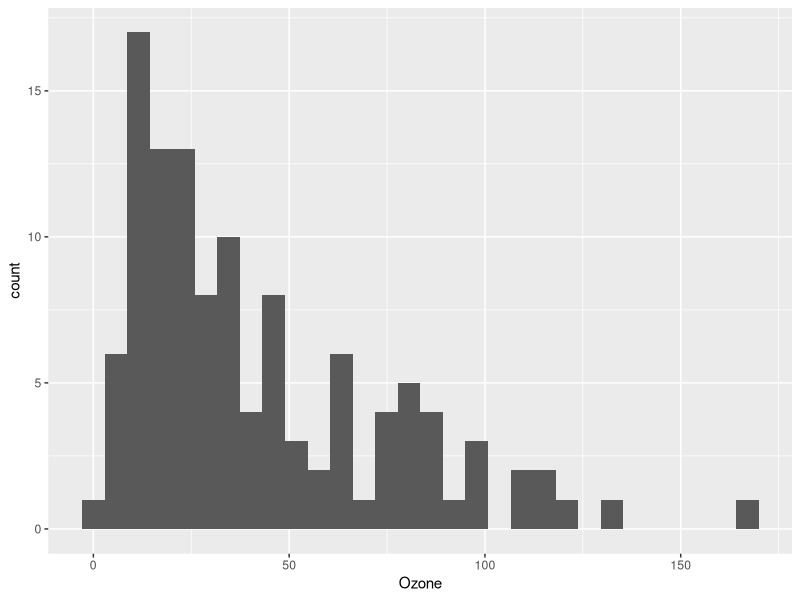
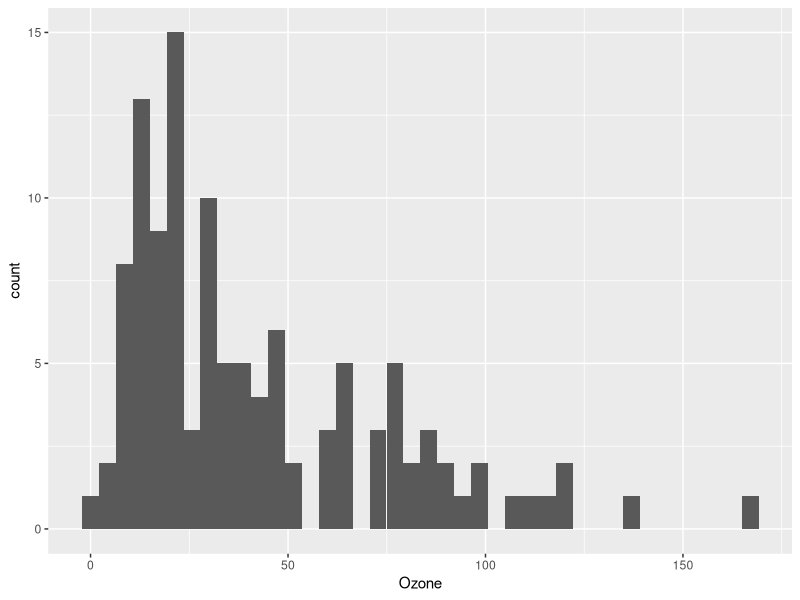
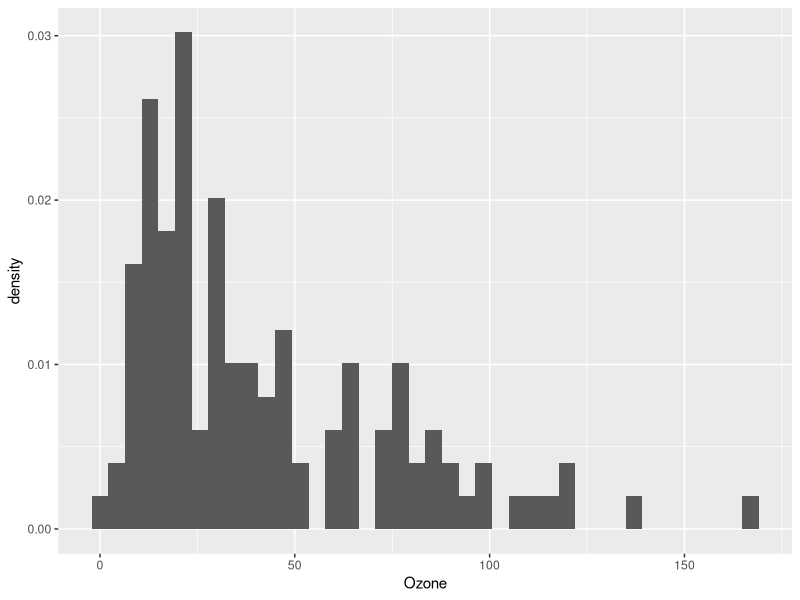
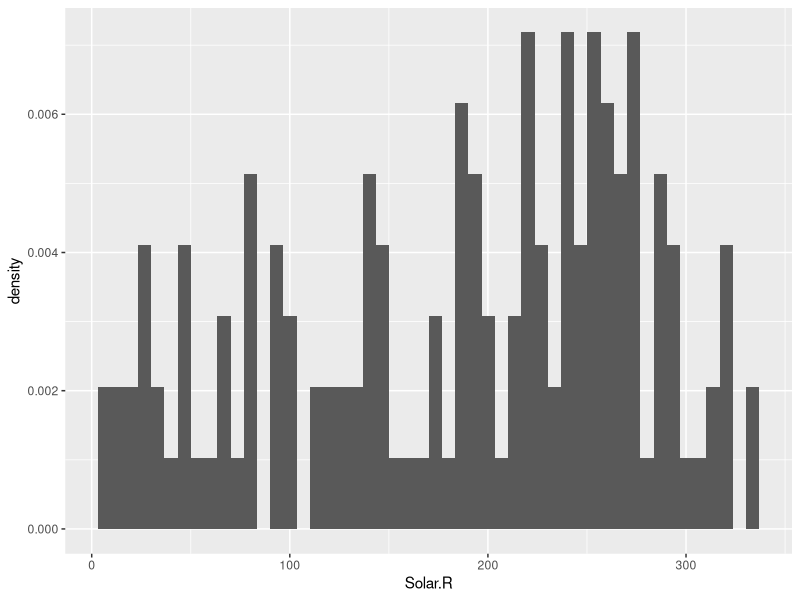
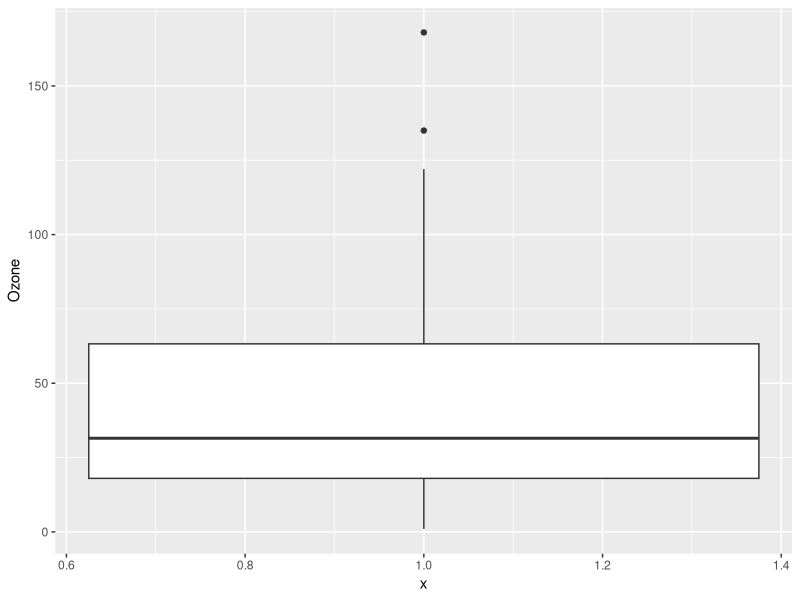
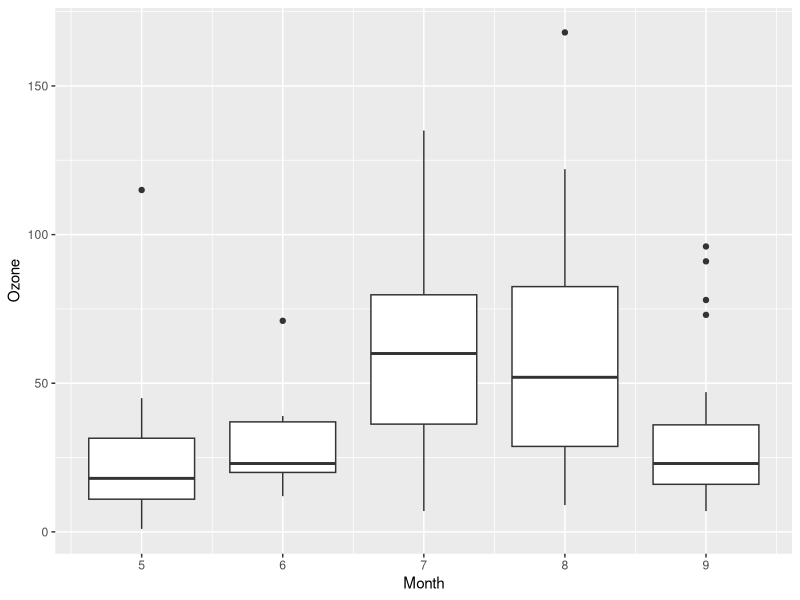
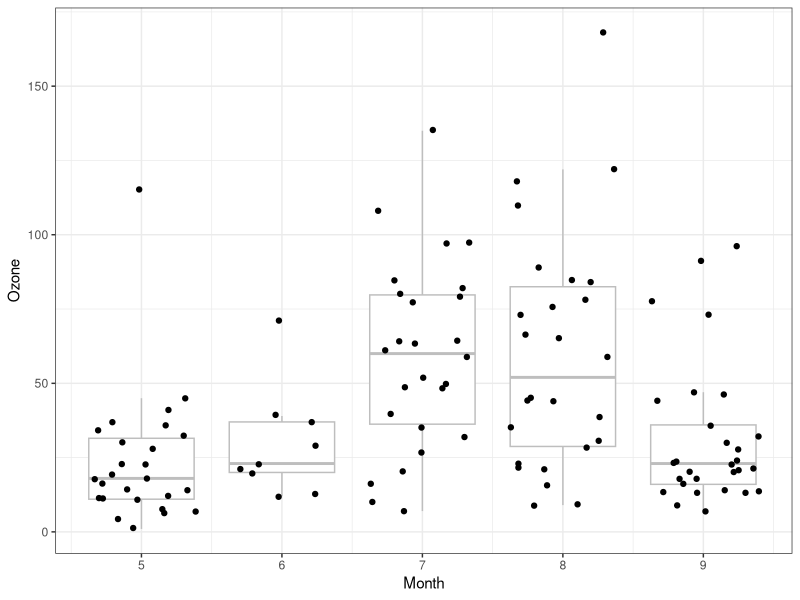
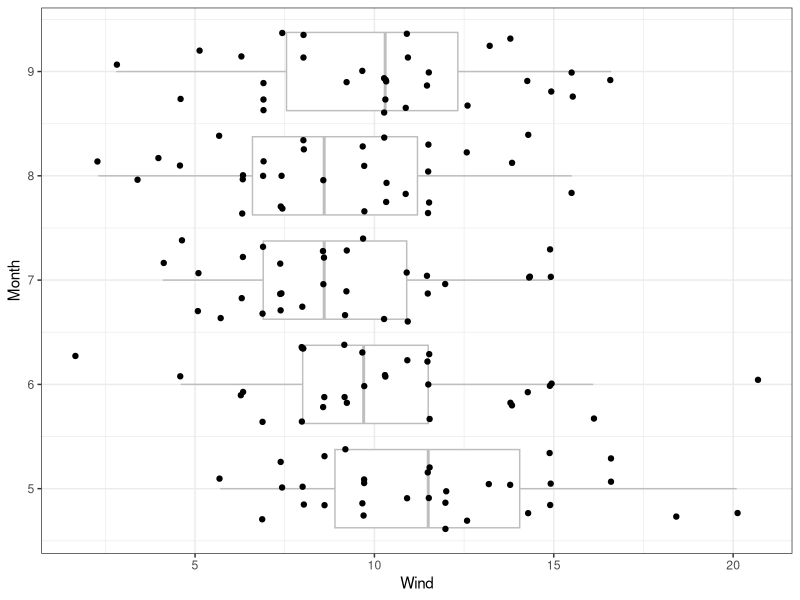

The R source for these figures, in order: (Note: this script raises an error after producing the figures.)
## ---- chunk 1
library("tidyverse")
## ---- chunk 2
dim(airquality)
head(airquality)
tail(airquality)
summary(airquality)
## ---- chunk 3
airquality <- airquality %>%
  mutate(Date = as.Date(paste("1973",Month,Day,sep="/"))) 
## ---- chunk 4
ggplot(airquality,     # data.frame containing the data
       aes(x=Ozone)) + # a column name from the data.frame
  geom_histogram()     # create a histogram
## ---- chunk 5
ggplot(airquality, aes(x=Ozone)) + 
  geom_histogram(bins = 40)
## ---- chunk 6
ggplot(airquality, aes(x=Ozone)) + 
  geom_histogram(aes(y=..density..), bins = 40)
## ---- chunk 7
ggplot(airquality, aes(x=Solar.R)) + 
  geom_histogram(aes(y=..density..), bins = 50)
## ---- chunk 8
ggplot(airquality,     
       aes(x=1,y=Ozone)) + 
  geom_boxplot()     
## ---- chunk 9
ggplot(airquality,     
       aes(x=Month, y=Ozone, group=Month)) + 
  geom_boxplot()     
## ---- chunk 10
ggplot(airquality,     
       aes(x=Month, y=Ozone, group=Month)) + 
  geom_boxplot(color='grey',                 # make the boxes not so obvious
               outlier.shape = NA) +         # remove outliers, 
  geom_jitter() +                            # because they get plotted here
  theme_bw()                                 # Change the theme to remove gray
## ---- chunk 11
ggplot(airquality,     
       aes(x=Month, y=Wind, group=Month)) + 
  geom_boxplot(outlier.shape = NA, color='grey') +         
  geom_jitter() +                       
  theme_bw() +
  coord_flip()
## ---- chunk 12
ggplot(airquality, aes(x = Date, y = Ozone)) +
  geom_point()
## ---- chunk 13
ggplot(airquality, aes(x = Date, y = Ozone)) +
  geom_line()
## ---- chunk 14
ggplot(airquality, aes(x = Solar.R, y = Ozone)) +
  geom_point()
## ---- chunk 15
ggplot(airquality, aes(x = Wind, y = Temp)) +
  geom_point()
## ---- chunk 16
airquality_long <- airquality %>%
  select(-Month, -Day) %>%              # Remove these columns
  tidyr::gather(response, value, -Date)
## ---- chunk 17
dim(airquality)
dim(airquality_long)

head(airquality_long)
summary(airquality_long)
table(airquality_long$response)
## ---- chunk 18
ggplot(airquality_long, 
       aes(Date, value, color = response, group = response)) +
  geom_line()
## ---- chunk 19
ggplot(airquality_long, aes(Date, value)) +
  geom_point() + 
  facet_wrap(~response)
## ---- chunk 20
ggplot(airquality_long, aes(Date, value)) +
  geom_line() + 
  facet_wrap(~response,scales="free_y")
## ---- chunk 21
airquality2 <- airquality_long %>%
  tidyr::spread(response, value)
## ---- chunk 22
g <- ggplot(airquality2,
       aes(x = Temp, y = Wind)) +
  geom_point()

g # Then you can see the plot by just typing the object name
## ---- chunk 23
g <- g +
  labs(x = "Temperature (F)",
       y = "Wind speed (mph)",
       title = "New York (May-September 1973)")

g
## ---- chunk 24
g <- g + theme_bw()
g
## ---- chunk 25
g <- g + geom_smooth(method="lm")
g
## ---- chunk 26
ggplot(airquality2,
       aes(x = Temp, y = Wind)) +
  geom_point() +
  geom_smooth(method = "lm") + 
  labs(x = "Temperature (F)",
       y = "Wind speed (mph)",
       title = "New York (May-September 1973)") + 
  theme_bw()
## ---- chunk 27
ggplot(cars,
       aes(x=speed, y=dist)) +
  geom_point() + 
  geom_smooth(method = "lm") +
  labs(x = "Speed (mph)",
       y = "Stopping distance (ft)",
       title = "Stopping distance as a function of speed (1920s)") +
  theme_bw()
## ---- chunk 28
knitr::knit("lab04.Rmd", tangle = TRUE)
